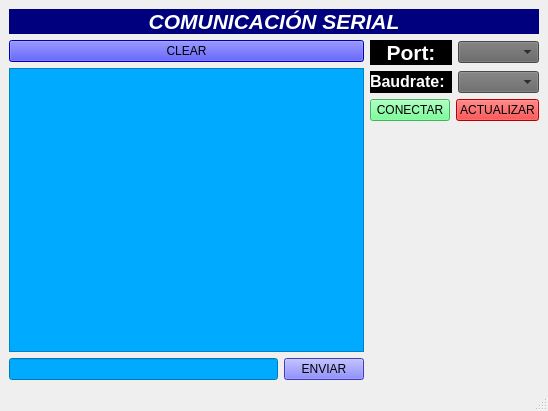
<?xml version="1.0" encoding="UTF-8"?>
<ui version="4.0">
 <class>MainWindow</class>
 <widget class="QMainWindow" name="MainWindow">
  <property name="geometry">
   <rect>
    <x>0</x>
    <y>0</y>
    <width>548</width>
    <height>411</height>
   </rect>
  </property>
  <property name="windowTitle">
   <string>MainWindow</string>
  </property>
  <property name="styleSheet">
   <string notr="true">#connectBtn:checked{
background-color: rgb(115, 210, 22);
}</string>
  </property>
  <widget class="QWidget" name="centralwidget">
   <layout class="QVBoxLayout" name="verticalLayout_3">
    <item>
     <widget class="QLabel" name="label">
      <property name="styleSheet">
       <string notr="true">background-color: rgb(0, 0, 127);</string>
      </property>
      <property name="text">
       <string>&lt;html&gt;&lt;head/&gt;&lt;body&gt;&lt;p align=&quot;center&quot;&gt;&lt;span style=&quot; font-size:16pt; font-weight:600; font-style:italic; color:#ffffff;&quot;&gt;COMUNICACIÓN  SERIAL&lt;/span&gt;&lt;/p&gt;&lt;/body&gt;&lt;/html&gt;</string>
      </property>
      <property name="alignment">
       <set>Qt::AlignCenter</set>
      </property>
     </widget>
    </item>
    <item>
     <layout class="QHBoxLayout" name="horizontalLayout_5">
      <item>
       <layout class="QVBoxLayout" name="verticalLayout_2">
        <item>
         <layout class="QHBoxLayout" name="horizontalLayout_6">
          <item>
           <widget class="QPushButton" name="clearBtn">
            <property name="styleSheet">
             <string notr="true">background-color: rgb(0, 0, 255);</string>
            </property>
            <property name="text">
             <string>CLEAR</string>
            </property>
           </widget>
          </item>
         </layout>
        </item>
        <item>
         <widget class="QTextBrowser" name="Terminal">
          <property name="styleSheet">
           <string notr="true">background-color: rgb(0, 170, 255);</string>
          </property>
         </widget>
        </item>
        <item>
         <layout class="QHBoxLayout" name="horizontalLayout_4">
          <item>
           <widget class="QLineEdit" name="input">
            <property name="styleSheet">
             <string notr="true">background-color: rgb(0, 170, 255);</string>
            </property>
           </widget>
          </item>
          <item>
           <widget class="QPushButton" name="sendBtn">
            <property name="styleSheet">
             <string notr="true">background-color: rgb(85, 85, 255);</string>
            </property>
            <property name="text">
             <string>ENVIAR</string>
            </property>
           </widget>
          </item>
         </layout>
        </item>
       </layout>
      </item>
      <item>
       <layout class="QVBoxLayout" name="verticalLayout">
        <item>
         <layout class="QHBoxLayout" name="horizontalLayout">
          <item>
           <widget class="QLabel" name="label_2">
            <property name="styleSheet">
             <string notr="true">
background-color: rgb(0, 0, 0);</string>
            </property>
            <property name="text">
             <string>&lt;html&gt;&lt;head/&gt;&lt;body&gt;&lt;p align=&quot;center&quot;&gt;&lt;span style=&quot; font-size:16pt; font-weight:600; color:#ffffff;&quot;&gt;Port:&lt;/span&gt;&lt;/p&gt;&lt;/body&gt;&lt;/html&gt;</string>
            </property>
           </widget>
          </item>
          <item>
           <widget class="QComboBox" name="portList">
            <property name="styleSheet">
             <string notr="true">background-color: rgb(99, 99, 99);</string>
            </property>
           </widget>
          </item>
         </layout>
        </item>
        <item>
         <layout class="QHBoxLayout" name="horizontalLayout_2">
          <item>
           <widget class="QLabel" name="label_3">
            <property name="styleSheet">
             <string notr="true">background-color: rgb(0, 0, 0);</string>
            </property>
            <property name="text">
             <string>&lt;html&gt;&lt;head/&gt;&lt;body&gt;&lt;p&gt;&lt;span style=&quot; font-size:12pt; font-weight:600; color:#ffffff;&quot;&gt;Baudrate:&lt;/span&gt;&lt;/p&gt;&lt;/body&gt;&lt;/html&gt;</string>
            </property>
           </widget>
          </item>
          <item>
           <widget class="QComboBox" name="BaudList">
            <property name="styleSheet">
             <string notr="true">background-color: rgb(103, 103, 103);</string>
            </property>
           </widget>
          </item>
         </layout>
        </item>
        <item>
         <layout class="QHBoxLayout" name="horizontalLayout_3">
          <item>
           <widget class="QPushButton" name="connectBtn">
            <property name="styleSheet">
             <string notr="true">background-color: rgb(85, 255, 127);</string>
            </property>
            <property name="text">
             <string>CONECTAR</string>
            </property>
            <property name="checkable">
             <bool>true</bool>
            </property>
           </widget>
          </item>
          <item>
           <widget class="QPushButton" name="updateBtn">
            <property name="styleSheet">
             <string notr="true">background-color: rgb(255, 0, 0);</string>
            </property>
            <property name="text">
             <string>ACTUALIZAR</string>
            </property>
           </widget>
          </item>
         </layout>
        </item>
        <item>
         <spacer name="verticalSpacer">
          <property name="orientation">
           <enum>Qt::Vertical</enum>
          </property>
          <property name="sizeHint" stdset="0">
           <size>
            <width>20</width>
            <height>40</height>
           </size>
          </property>
         </spacer>
        </item>
       </layout>
      </item>
     </layout>
    </item>
   </layout>
  </widget>
  <widget class="QMenuBar" name="menubar">
   <property name="geometry">
    <rect>
     <x>0</x>
     <y>0</y>
     <width>548</width>
     <height>21</height>
    </rect>
   </property>
  </widget>
  <widget class="QStatusBar" name="statusbar"/>
 </widget>
 <resources/>
 <connections/>
</ui>
